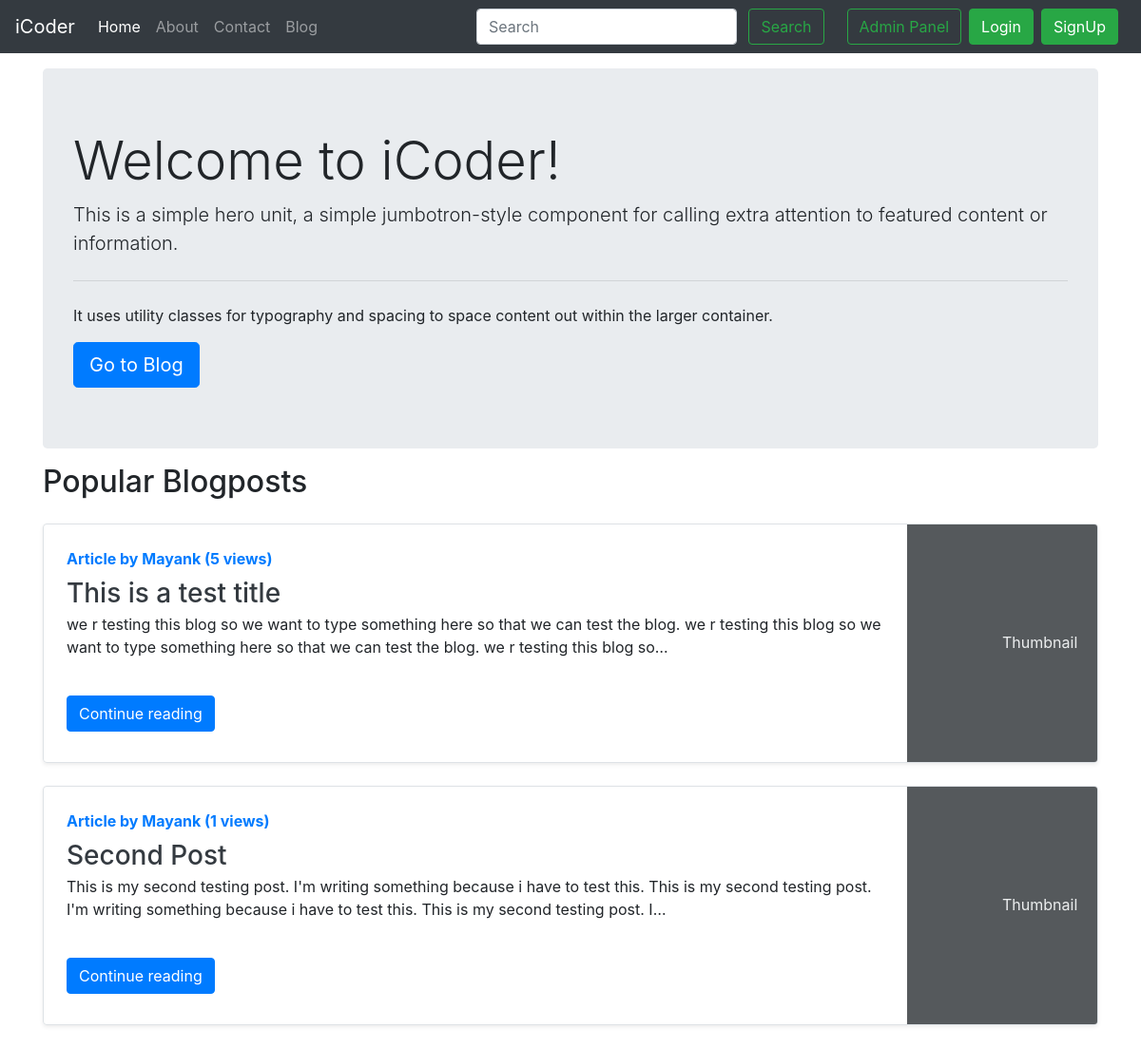
The page / on the database its author committed.
### blog/models.py (models this page shows, shortened)
class Post(models.Model):
    sno=models.AutoField(primary_key=True)
    title=models.CharField(max_length=255)
    author=models.CharField(max_length=14)
    slug=models.CharField(max_length=130)
    views= models.IntegerField(default=0)
    timeStamp=models.DateTimeField(blank=True)
    content=models.TextField()

### home/views.py (the view)
# urls.py: path('', views.home, name='home'),
def home(request):
    allhomePost= Post.objects.order_by('-views')[0:3]
    context={'allhomePost': allhomePost}
    return render(request, "home/home.html", context)

### templates/home/home.html (shortened to what this page needs)
{% extends 'base.html' %}
{% block homeactive %} active{% endblock homeactive %}\
{% block body %}
<div class="container">
  <div class="jumbotron my-3">
    <h1 class="display-4">Welcome to iCoder!</h1>
    <p class="lead">This is a simple hero unit, a simple jumbotron-style component for calling extra attention to
      featured content or information.</p>
    <hr class="my-4">
    <p>It uses utility classes for typography and spacing to space content out within the larger container.</p>
    <a class="btn btn-primary btn-lg" href="/blog" role="button">Go to Blog</a>
  </div>
</div>
<div class="container">
  <h2>Popular Blogposts</h2>
  {% for post in allhomePost %}
  <div class="row no-gutters border rounded overflow-hidden flex-md-row mb-4 shadow-sm h-md-250 my-4 position-relative">
    <div class="col p-4 d-flex flex-column position-static">
        <strong class="d-inline-block mb-2 text-primary">Article  by {{ post.author }} ({{ post.views }} views)</strong>
        <h3 class="mb-0"><a class="text-dark" href="/blog/{{post.slug}}">{{ post.title }} </a> </h3>
        <p class="card-text mb-auto">{{ post.content | safe | truncatechars:200}}</p>
        <div class="my-2">
            <a href="/blog/{{post.slug}}" role="button" class="btn btn-primary">Continue reading</a>
        </div>
    </div>
    <div class="col-auto d-none d-lg-block">
        <svg class="bd-placeholder-img" width="200" height="250" xmlns="http://www.w3.org/2000/svg" preserveAspectRatio="xMidYMid slice" focusable="false" role="img" aria-label="Placeholder: Thumbnail">
            <rect width="100%" height="100%" fill="#55595c"></rect><text x="50%" y="50%" fill="#eceeef" dy=".3em">Thumbnail</text>
        </svg>
    </div>
</div>
  {% endfor %}
</div>
{% endblock %}

### rows shown on the page
Post: author "Mayank", views "5", title "This is a test title", content "we r testing this blog so we want to type something here so that we can test the blog. we r testing this blog so we want to type something here so that we can test the blog. we r testing this blog so…"
Post: author "Mayank", views "1", title "Second Post", content "This is my second testing post. I'm writing something because i have to test this. This is my second testing post. I'm writing something because i have to test this. This is my second testing post. I…"
